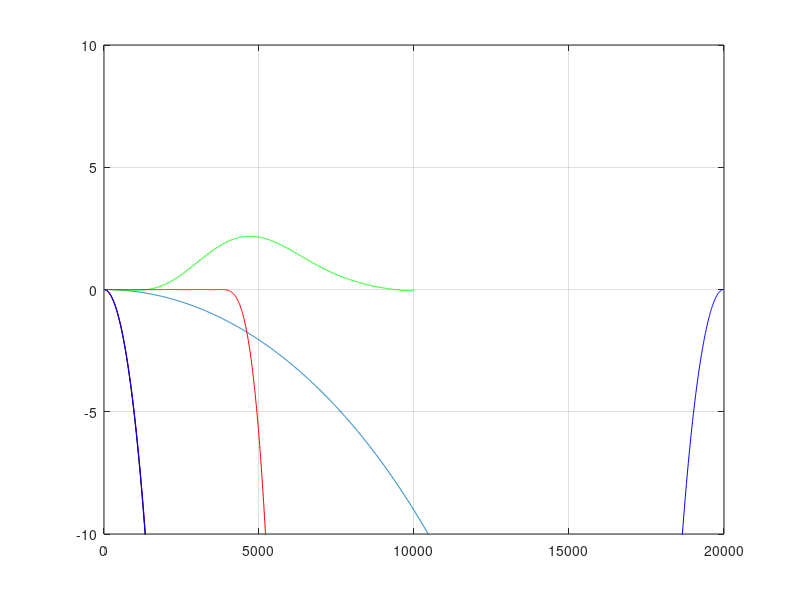

Here is the MATLAB script that generated this plot:
fs = 40000;   %sampling frequency in KHz
fn = fs/2;

R = 2;      % Decimation
N = 3;      % Order
M = 1;      % Differential Delay

plotPoints = 1024*R;

fstep = fn/plotPoints;
f = (fstep:fstep:fn)/fs;
num = sin(pi*R*M*f);
den = sin(pi*f);
H = (num./den).^N;

H = H';
H = H./max(H);
H = abs(H);
H = H + 1e-6;
dBH = 20*log10(H);
figure(1)
hold off
plot(f.*fs,dBH);

% Decimated sample rates
frs = fs/R;
frn = frs/2;

% CIC Compensation filter
taps = 11;
order = taps-1;
wc = 0.025:0.05:0.275;
gain = 1./abs(sinc(wc).^3);
wc = [0.025:0.05:0.475];
gain = [ gain(1:(length(gain)-1)) gain((length(gain)-1):-1:1)];
bfilter = remez(order,2*[wc],[gain]);

[Hc,w] = freqz(bfilter,1,plotPoints/R,frs);
Hc = Hc ./ abs(Hc(1));
Hc = Hc + 1e-6;
figure(1);
hold on
plot(w,20*log10(abs(Hc)),'g'),grid


% Post CIC halfband
taps = 35;
order = taps-1;
delta = 0.055;
bfilter = remez(order,2*[0 0.25-delta 0.25+delta 0.5],[1 1 0 0]);

[Hb,w] = freqz(bfilter,1,plotPoints/R,frs);
Hb = Hb ./ max(Hb);
Hb = Hb + 1e-8;
figure(1);
hold on
plot(w,20*log10(abs(Hb)),'r'),grid

% Post Halfband FIR
taps = 15;
order = taps-1;
%win = chebwin(taps,50);
%win = nuttallwin(taps);
win = kaiser(taps,7);
%win = blackman(taps);
%win = gausswin(taps);
%win = bohmanwin(taps);
%win = tukeywin(taps,0.7);
fc = 2*0.1;
bfilter = fir1(order,fc,win);

[Hf,wf] = freqz(bfilter,1,plotPoints/R/2,frs/2);
Hf = Hf ./ max(Hf);
Hf = Hf + 1e-6;
figure(1);
hold on
plot(wf,20*log10(abs(Hf)),'m'),grid



% Repeat the halfband response across the cic response
if R == 1
    Hsum = Hb .* [Hf ; Hf((plotPoints/2):-1:1)];
    Hdec = [Hsum ; Hsum(plotPoints:-1:1)];
    wdec = [w ; (w(plotPoints) + w(1:plotPoints))];
else
    Hsum = Hb .* Hc .* [Hf ; Hf((plotPoints/R/2):-1:1)];
    Hdec = Hsum;
    wdec = w;
    for k = 2:R
        wdec = [wdec ; (w + (k-1)*frn)];
        if (2*floor(k/2) == k)
            Hdec = [Hdec ; Hsum((plotPoints/R) : -1 : 1)];
        else
            Hdec = [Hdec ; Hsum];    
        end
    end
    % Show the combined response
    Hcomb = 20*log10(abs(H)) + 20*log10(abs(Hdec));
    plot(wdec, Hcomb, 'k');
end

plot(wdec, 20*log10(abs(Hdec)),'b');



axis([0 2*fn/R -10 10]);
%axis([0 2*fn/R -90 10]);
%axis([0 fn -90 10]);

